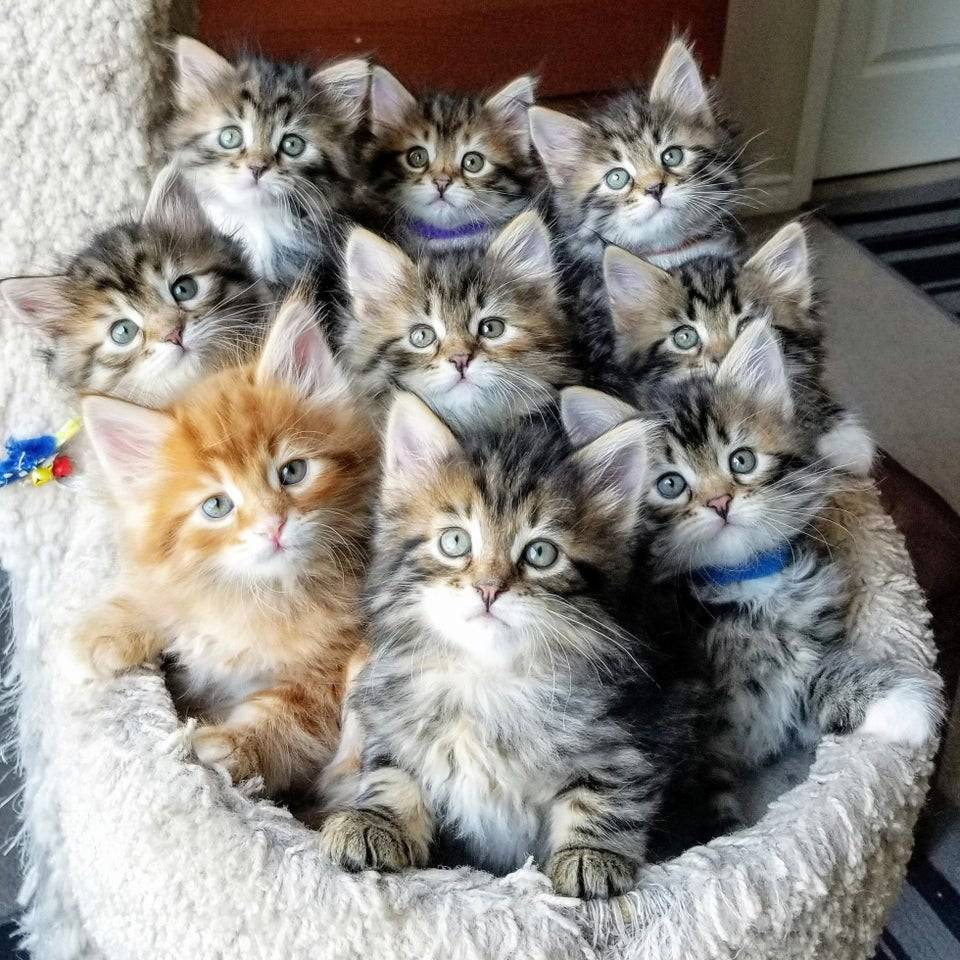
#> input picture PR2/cats.jpg, 960 x 960 px, found by its file name
$ jupyter execute filter_pr2.ipynb
#> lines starting #> are read from the running program, lines starting #| are printed output that depends on the picture
[cell 1]
import cv2
import numpy as np
import matplotlib.pyplot as plt
from google.colab import drive
from skimage import io

[cell 2]
drive.mount('/content/drive')
url = "/content/drive/MyDrive/cats.jpg"
image = io.imread(url)
#> image is the input picture: shape (960, 960, 3); mean R, G, B 142.2, 137.8, 132.5
plt.imshow(image)

[cell 3]
filter = np.array([
  [-1, 1, 0, -3],
  [-2, 2, 0, -1],
  [-3, 1, 0, -1],
  [-1, 10, 0, -2]
])

filter_image = cv2.filter2D(image, -1, filter)
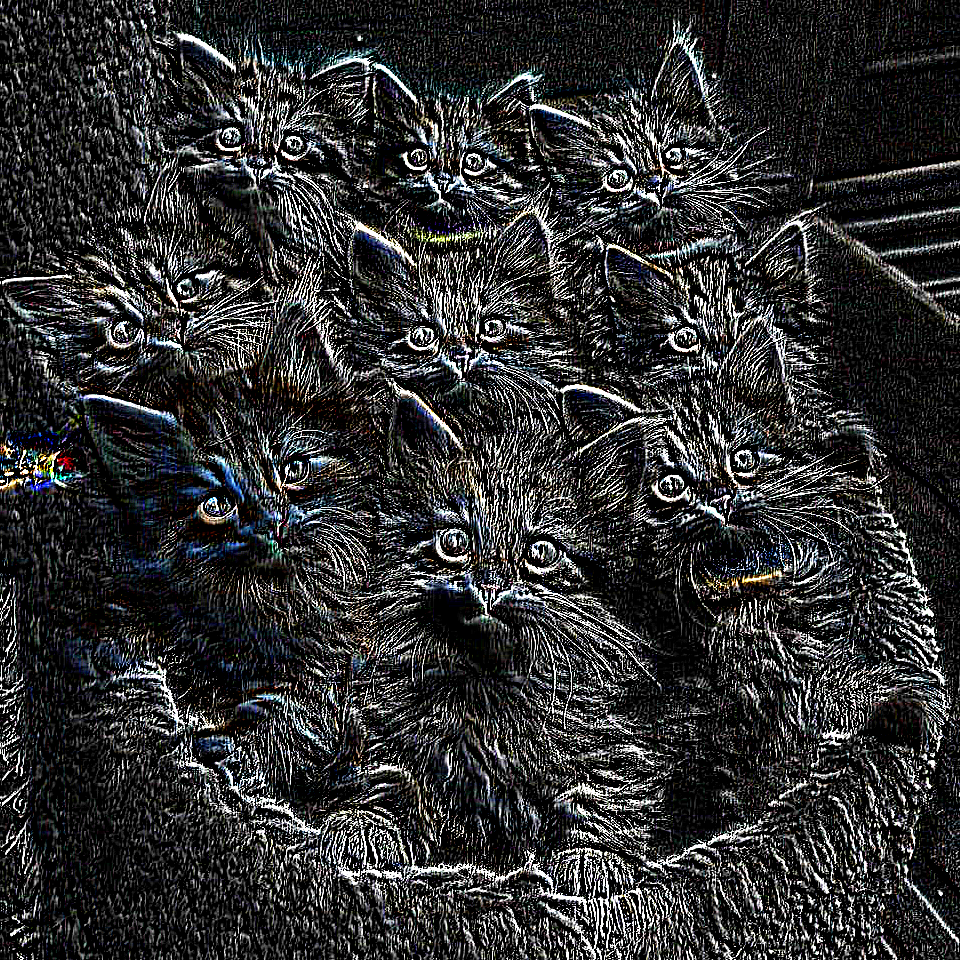
#> filter_image: shape (960, 960, 3); mean R, G, B 47.7, 48.1, 48.6

plt.figure(figsize=(18, 6))
plt.subplot(1, 2, 1), plt.imshow(image), plt.title("Изображение")
plt.subplot(1, 2, 2), plt.imshow(filter_image), plt.title("Измененное изображение")
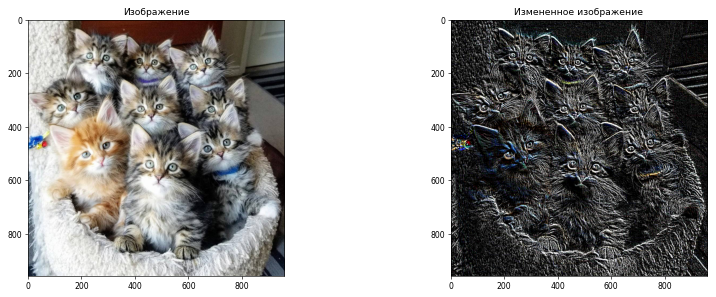
#> figure drawn by matplotlib, 2 panels
